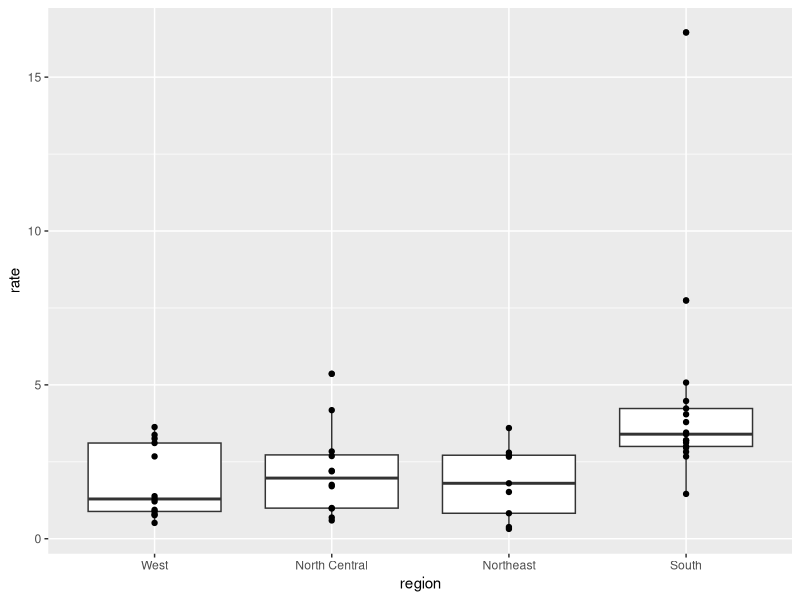

Here is the R script that generated this plot:
install.packages('dslabs', dependencies=TRUE, repos='http://cran.rstudio.com/')

library(ggplot2)
library(dslabs)
library(dplyr)
library(tidyverse)


data("murders")
# murders %>% mutate(rate = total/population*100000)

# To further investigate whether moving to the western region is a wise decision, 
## let's make a box plot of murder rates by region, showing all points.

# Make a box plot of the murder rates by region.
# Order the regions by their median murder rate.
# Show all of the points on the box plot.

murders %>% mutate(rate = total/population*100000 ) %>%
  mutate(region = reorder(region, total, fun = median) )

levels (murders$region)
print(murders$region)

murders %>% mutate(rate = total/population*100000 ) %>%
  mutate(region = reorder(region, total, fun = median) ) %>%
  ggplot(aes(region, rate)) + 
  geom_boxplot() + 
  geom_point(show.legend = FALSE)
